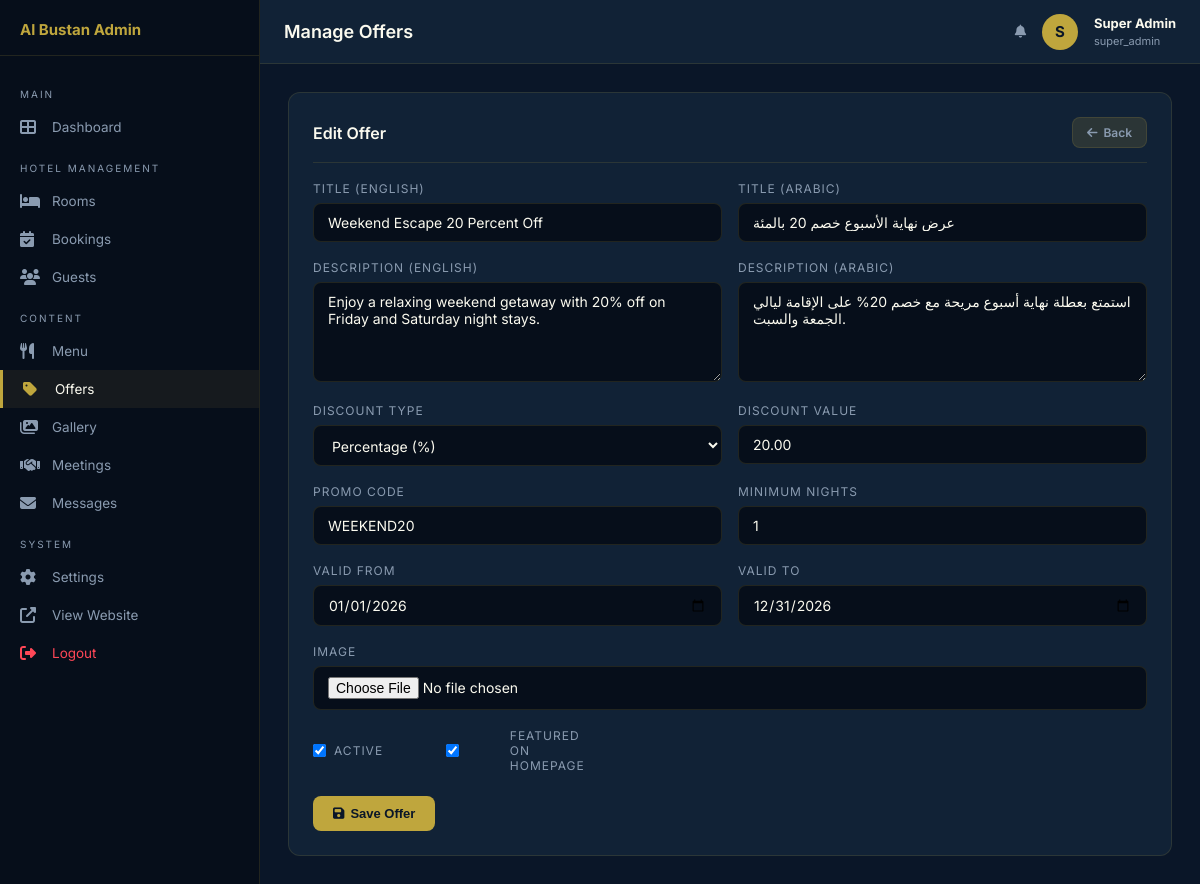
Page /admin/offers.php?edit=2 (signed in) on the committed database.
### tables this page shows
CREATE TABLE IF NOT EXISTS `offers` (
  `id` INT AUTO_INCREMENT PRIMARY KEY,
  `title_en` VARCHAR(200) NOT NULL,
  `title_ar` VARCHAR(200) NOT NULL,
  `description_en` TEXT NULL,
  `description_ar` TEXT NULL,
  `discount_type` ENUM('percentage','fixed') DEFAULT 'percentage',
  `discount_value` DECIMAL(10,2) NOT NULL,
  `promo_code` VARCHAR(30) NULL,
  `image` VARCHAR(255) NULL,
  `valid_from` DATE NULL,
  `valid_to` DATE NULL,
  `min_nights` INT DEFAULT 1,
  `is_active` TINYINT(1) DEFAULT 1,
  `is_featured` TINYINT(1) DEFAULT 0,
  `created_at` TIMESTAMP DEFAULT CURRENT_TIMESTAMP
);

### functions.php (called while the page is built, shortened)
<?php
function e(string $str): string {
    return htmlspecialchars($str, ENT_QUOTES | ENT_HTML5, 'UTF-8');
}

### admin/offers.php (the view, shortened to what this page needs)
<?php
require_once __DIR__ . '/../functions.php';
$db = getDB();
$editing=null;
if(isset($_GET['edit'])){$s=$db->prepare("SELECT * FROM offers WHERE id=?");$s->execute([(int)$_GET['edit']]);$editing=$s->fetch();}
$showForm = isset($_GET['action']) || $editing;
$offers = $db->query("SELECT * FROM offers ORDER BY id DESC")->fetchAll();
require __DIR__ . '/includes/header.php';
?>
<?php if($showForm):?>
<div class="card">
  <div class="card-header"><span class="card-title"><?=$editing?'Edit Offer':'Add Offer'?></span><a href="offers.php" class="btn btn-sm btn-secondary"><i class="fas fa-arrow-left"></i> Back</a></div>
  <form method="POST" enctype="multipart/form-data" class="admin-form">
    <div class="form-row">
      <div class="form-group"><label>Title (English)</label><input type="text" name="title_en" value="<?=e($editing['title_en']??'')?>" required></div>
      <div class="form-group"><label>Title (Arabic)</label><input type="text" name="title_ar" value="<?=e($editing['title_ar']??'')?>" required></div>
    </div>
    <div class="form-row">
      <div class="form-group"><label>Description (English)</label><textarea name="description_en"><?=e($editing['description_en']??'')?></textarea></div>
      <div class="form-group"><label>Description (Arabic)</label><textarea name="description_ar"><?=e($editing['description_ar']??'')?></textarea></div>
    </div>
    <div class="form-row">
      <div class="form-group"><label>Discount Type</label><select name="discount_type"><option value="percentage" <?=($editing['discount_type']??'')==='percentage'?'selected':''?>>Percentage (%)</option></select></div>
      <div class="form-group"><label>Discount Value</label><input type="number" name="discount_value" value="<?=$editing['discount_value']??''?>" step="0.01" required></div>
    </div>
    <div class="form-row">
      <div class="form-group"><label>Promo Code</label><input type="text" name="promo_code" value="<?=e($editing['promo_code']??'')?>" style="text-transform:uppercase" placeholder="e.g. SUMMER20"></div>
      <div class="form-group"><label>Minimum Nights</label><input type="number" name="min_nights" value="<?=$editing['min_nights']??1?>"></div>
    </div>
    <div class="form-row">
      <div class="form-group"><label>Valid From</label><input type="date" name="valid_from" value="<?=$editing['valid_from']??''?>"></div>
      <div class="form-group"><label>Valid To</label><input type="date" name="valid_to" value="<?=$editing['valid_to']??''?>"></div>
    </div>
    <div class="form-group"><label>Image</label><input type="file" name="image" accept="image/*"></div>
    <div style="display:flex;gap:20px;margin-bottom:16px;">
      <label style="display:flex;align-items:center;gap:8px;cursor:pointer;"><input type="checkbox" name="is_active" value="1" <?=($editing['is_active']??1)?'checked':''?>> Active</label>
      <label style="display:flex;align-items:center;gap:8px;cursor:pointer;"><input type="checkbox" name="is_featured" value="1" <?=($editing['is_featured']??0)?'checked':''?>> Featured on Homepage</label>
    </div>
    <button type="submit" class="btn btn-primary"><i class="fas fa-save"></i> Save Offer</button>
  </form>
</div>
<?php endif;?>
</div></div></div></body></html>

### admin/assets/css/admin.css (style rules this page uses)
:root { --admin-dark: #0A1628; --admin-darker: #060E1A; --admin-card: #112236; --admin-border: rgba(191,166,61,0.15); --gold: #bfa63d; --gold-light: #d1bc6a; --cream: #fbfaef; --gray: #8A9BB0; --success: #00c864; --warning: #FFB800; --danger: #FF4757; --info: #0096FF; --sidebar-w: 260px; --topbar-h: 64px; }
* { box-sizing:border-box;margin:0;padding:0; }
html,body { height:100%; }
body { font-family:'Inter','Segoe UI',sans-serif;background:var(--admin-dark);color:var(--cream);font-size:14px;min-height:100vh; }
a { text-decoration:none;color:inherit;transition:0.2s; }
.card { background:var(--admin-card);border:1px solid var(--admin-border);border-radius:12px;padding:24px;margin-bottom:24px; }
.card-header { display:flex;align-items:center;justify-content:space-between;margin-bottom:18px;padding-bottom:14px;border-bottom:1px solid var(--admin-border); }
.card-title { font-size:16px;font-weight:600;color:var(--cream); }
.btn,.btn-sm,.btn-xs { display:inline-flex;align-items:center;gap:6px;border:none;cursor:pointer;border-radius:8px;font-weight:600;font-size:13px;transition:0.2s; }
.btn { padding:10px 20px; }
.btn-sm { padding:7px 14px;font-size:12px; }
.btn-primary { background:var(--gold);color:var(--admin-dark); }
.btn-secondary { background:var(--admin-border);color:var(--gray);border:1px solid var(--admin-border); }
.admin-form .form-group { margin-bottom:18px; }
.admin-form label { display:block;font-size:12px;color:var(--gray);letter-spacing:1px;text-transform:uppercase;margin-bottom:7px; }
.admin-form input,.admin-form select,.admin-form textarea { width:100%;background:var(--admin-darker);border:1px solid var(--admin-border); border-radius:8px;padding:10px 14px;color:var(--cream);font-size:14px; font-family:inherit;transition:0.2s; }
.admin-form textarea { resize:vertical;min-height:100px; }
.admin-form .form-row { display:grid;grid-template-columns:1fr 1fr;gap:16px; }
.admin-form select option { background:var(--admin-darker); }

### rows in the picture
offers: title_en "Weekend Escape 20 Percent Off", title_ar "عرض نهاية الأسبوع خصم 20 بالمئة", description_en "Enjoy a relaxing weekend getaway with 20% off on Friday and Saturday night stays.", description_ar "استمتع بعطلة نهاية أسبوع مريحة مع خصم 20% على الإقامة ليالي الجمعة والسبت.", discount_type "Percentage (%)", discount_value "20.00", promo_code "WEEKEND20", min_nights "1", valid_from "01/01/2026", valid_to "12/31/2026", is_active "☑", is_featured "☑"

### other values in the picture
$adminPageTitle "Manage Offers"
substr($admin['name'],0,1) "S"
$admin['name'] "Super Admin"
$admin['role'] "super_admin"
